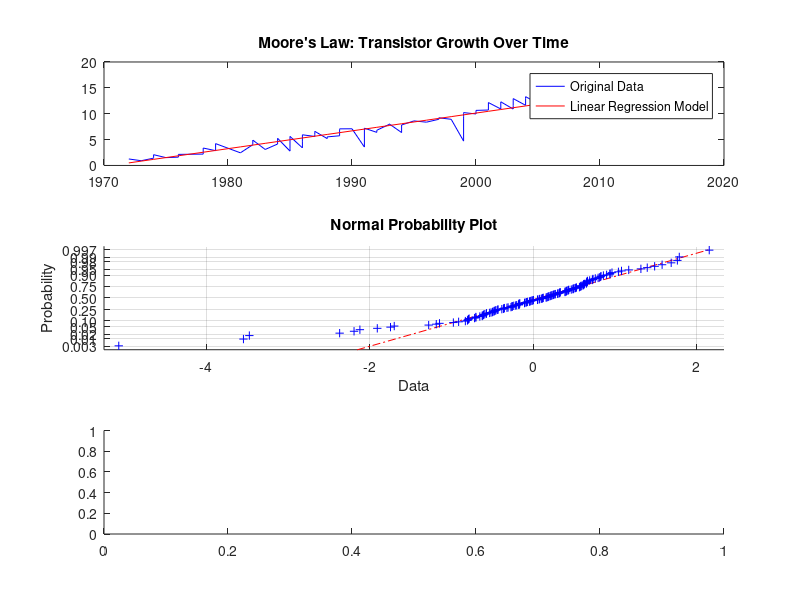

MATLAB code for this plot: (Note: this script raises an error after producing the figure.)
% Load the data
load moore.dat

% Extract the columns of interest
year = moore(:, 1);
nbr_of_transistors = moore(:, 2);

% Transform transistor values from exponential to linear
w = log(nbr_of_transistors);

% Create a matrix with ones on the left and data values on the right
X = [ones(size(year)), year];

% Perform linear regression to estimate the coefficients
[B_hat, ~, ~, ~, STATS] = regress(w, X);
y_pred = X * B_hat;

% Plot the original data and the linear regression model
figure
subplot(3,1,1)
plot(year, w, 'b', year, y_pred, 'r')
title("Moore's Law: Transistor Growth Over Time")
legend('Original Data', 'Linear Regression Model')

% Check if the difference between data (w) and model values (y_pred) follows a normal distribution
res = w - y_pred;

subplot(3,1,2), normplot(res)
subplot(3,1,3), histogram(res)

title('Normal Probability Plot of Residuals')

% Calculate R-squared value
R2 = STATS(1);

% Calculate the estimated number of transistors per unit area for the year 2025
transistors2025 = exp(B_hat(1) + B_hat(2) * 2025);
fprintf('Estimated number of transistors in 2025: %d\n', round(transistors2025))
fprintf('R-squared value: %.4f\n', R2)
